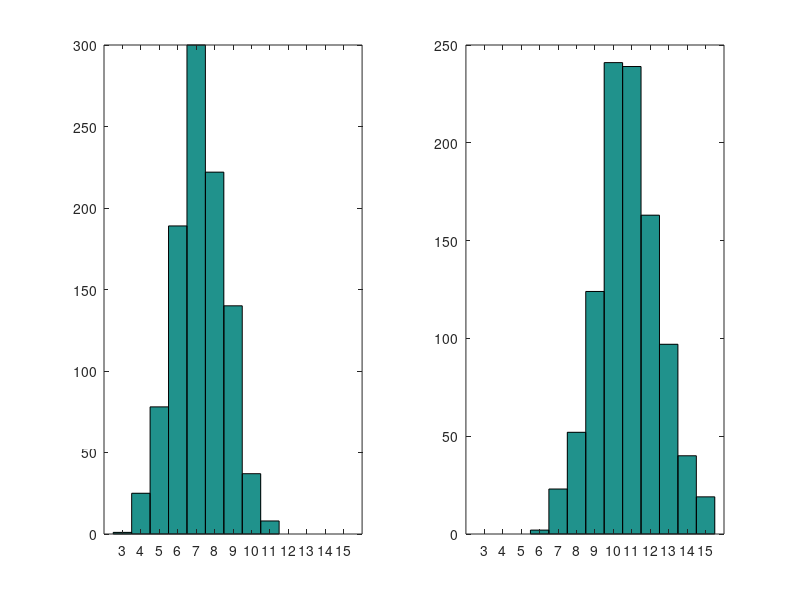

Write MATLAB code to recreate this figure.
for ii=1:1000
    x=randi([1 20],[1 20]);
k2(ii)=length(x)-length(unique(x));
end
subplot(1,2,1),hist(k2,3:15)

for ii=1:1000
    x=randi([1 30],[1 30]);
k3(ii)=length(x)-length(unique(x));
end
subplot(1,2,2),hist(k3,3:15)